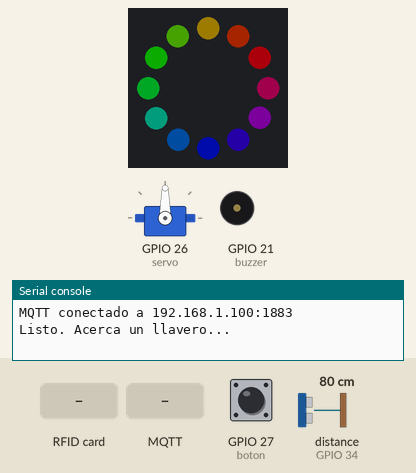
Recording of a program running on a simulated ESP32 board running MicroPython. On the bench: 12 RGB LEDs in a ring, first at the top, clockwise, servo, buzzer (waves = sounding), the last lines printed to the serial console. The inputs (shaded band) are chosen by the test bench; at power-on: GPIO 27 (boton) HIGH, distance to the obstacle (sensor on GPIO 34) 80 cm. The echo pulse lasts 58.3 µs per cm; dim RGB values are drawn brighter than linear; WiFi joins after 1.5 s; no MQTT or app messages arrive unless stated; the interpreter's speed is modelled, so counts of loop turns are approximate; servo angles are drawn from the pulse width (0.5 ms = 0°, 2.5 ms = 180°); library files of the repository ran but are not shown: mfrc522.py.

Above: at 6.4 s.
6.5 s: GPIO 27 (boton) pulled LOW for 0.15 s
At 8.2 s:
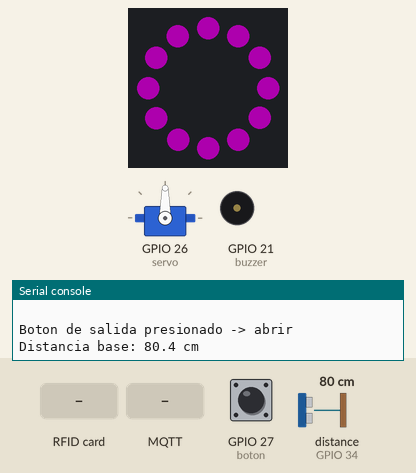
8.9 s: RFID card 5E 7A 19 C4 held to the reader
At 9.5 s:
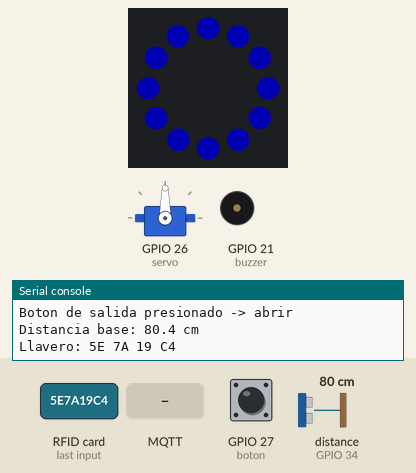
10.5 s: distance to the obstacle (sensor on GPIO 34) set to 2 cm
13.5 s: MQTT message "1" arrives on the first subscribed topic
16.5 s: GPIO 27 (boton) pulled LOW for 1 s
At 17.2 s:
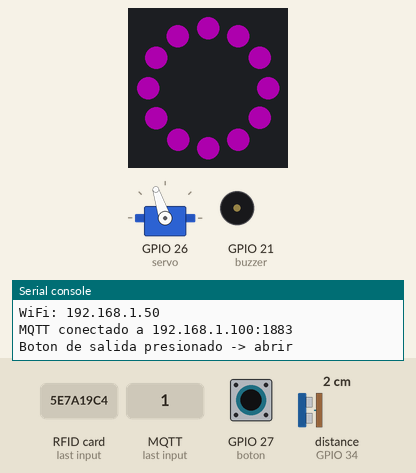
19.0 s: GPIO 27 (boton) pulsed LOW 2 times (0.12 s each, 0.3 s apart)
At 30.8 s:
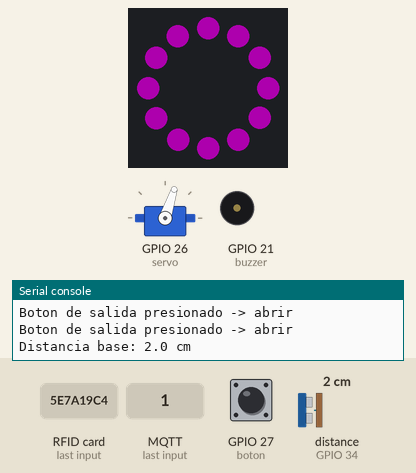
Timing chart, 0 to 31.7 s (numbered marks = the images above; inputs shaded):
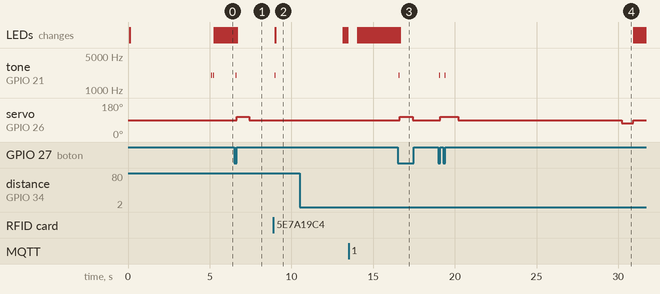

Measured:
- after the input at 6.5 s, tone on GPIO 21 (buzzer): silent → 2000 Hz after 0.08 s, → silent 0.06 s later; servo on GPIO 26 (servo): 90° → 108° after 0.14 s, → 90° 0.77 s later
- after the input at 8.9 s, tone on GPIO 21 (buzzer): silent → 2000 Hz after 0.08 s, → silent 0.03 s later; the LEDs: change after 0.11 s (image 2)
- after the input at 16.5 s, tone on GPIO 21 (buzzer): silent → 2000 Hz after 0.08 s, → silent 0.06 s later
- after the input at 19.0 s, tone on GPIO 21 (buzzer): alternates 2000 Hz for 0.06 s and silent for 0.27 s, 4 changes in all, then stays silent, starting after 0.05 s

The program:

main.py
```python
import network
import ujson
import neopixel
from machine import Pin, PWM, time_pulse_us
from time import sleep_ms, sleep_us, ticks_ms, ticks_diff
from mfrc522 import MFRC522
from umqtt.simple import MQTTClient   # si falta: import mip; mip.install("umqtt.simple")

# =============================================
# CONFIGURACION - CAMBIAR ESTOS VALORES
# =============================================
WIFI_SSID = "YOUR_WIFI_SSID"
WIFI_PASS = "YOUR_WIFI_PASSWORD"

# Broker MQTT (corre en la VM Debian / servidor FitConnect, en la misma LAN).
# OJO: la IP de la VM es por DHCP y puede cambiar al reiniciar el router/VM.
# Verificala en la VM con 'hostname -I' y actualizala aqui.
MQTT_BROKER = "192.168.1.100"
MQTT_PORT   = 1883
ID_SUCURSAL = 1                 # Central = 1

CLIENT_ID    = "esp32-sucursal-{}".format(ID_SUCURSAL)
TOPIC_NFC    = "fitconnect/{}/nfc".format(ID_SUCURSAL)       # publica UID
TOPIC_SENSOR = "fitconnect/{}/sensor".format(ID_SUCURSAL)    # publica datos de sensores
TOPIC_ACTUAR = "fitconnect/{}/actuador".format(ID_SUCURSAL)  # se suscribe (comandos/resultado)

UMBRAL_PRESENCIA_CM = 60        # a menos de esto, se considera "presencia"
NUM_LEDS = 12                   # <-- AJUSTA al numero de LEDs de tu anillo WS2812B (8/12/16/24)

# =============================================
# HARDWARE - PINES ESP32
# =============================================
# --- RC522 (NFC, SPI) ---
reader = MFRC522(sck=18, mosi=23, miso=19, rst=22, cs=5)

# --- HC-SR04 #1 (entrada) y #2 (salida) ---  Echo por divisor 5V->3.3V
trig1 = Pin(13, Pin.OUT); echo1 = Pin(34, Pin.IN)
trig2 = Pin(14, Pin.OUT); echo2 = Pin(35, Pin.IN)

# --- Pulsador (boton de salida manual) ---
boton = Pin(27, Pin.IN, Pin.PULL_UP)   # presionado = 0

# --- Servo MG95 de ROTACION CONTINUA (torniquete) --- 5V EXTERNO + GND comun
servo = PWM(Pin(26), freq=50)
SERVO_STOP  = 1500     # detenido
SERVO_ABRE  = 1700     # gira en un sentido (abrir)
SERVO_CIERRA = 1300    # gira en sentido contrario (cerrar)

# --- Anillo LED WS2812B (direccionable) --- DIN a GPIO25, alimentar a 5V
ring = neopixel.NeoPixel(Pin(25), NUM_LEDS)
VERDE = (0, 60, 0); ROJO = (60, 0, 0); AZUL = (0, 0, 60); NEGRO = (0, 0, 0)
MORADO = (50, 0, 50)   # salida por boton

# --- Buzzer PASIVO (necesita PWM para sonar; el pin solo en alto no hace ruido) ---
buzzer = PWM(Pin(21), freq=2000, duty_u16=0)

# =============================================
# HELPERS DE ACTUADORES
# =============================================
def ring_color(rgb):
    for i in range(NUM_LEDS):
        ring[i] = rgb
    ring.write()

# Estados del anillo:
#   "arcoiris" = en espera (animacion girando)
#   "azul"     = procesando (enviando el UID del RC522 al backend)
#   "fijo"     = verde/rojo (controlado por acceso_ok / denegado)
ring_modo = "arcoiris"
ring_hasta = 0            # ticks_ms para volver a arcoiris (0 = sin pendiente)
hue = 0
ult_arcoiris = 0

def _rueda(pos):
    # pos 0..255 -> color del arcoiris (atenuado a ~20% de brillo)
    pos &= 255
    if pos < 85:
        r, g, b = pos * 3, 255 - pos * 3, 0
    elif pos < 170:
        pos -= 85; r, g, b = 255 - pos * 3, 0, pos * 3
    else:
        pos -= 170; r, g, b = 0, pos * 3, 255 - pos * 3
    return (r // 5, g // 5, b // 5)

def paso_arcoiris():
    global hue, ult_arcoiris
    if ticks_diff(ticks_ms(), ult_arcoiris) < 40:   # velocidad del giro
        return
    ult_arcoiris = ticks_ms()
    for i in range(NUM_LEDS):
        ring[i] = _rueda(i * 256 // NUM_LEDS + hue)
    ring.write()
    hue = (hue + 4) & 255

def ring_arcoiris():
    global ring_modo, ring_hasta
    ring_modo = "arcoiris"; ring_hasta = 0

def ring_azul_proceso():
    global ring_modo, ring_hasta
    ring_color(AZUL); ring_modo = "azul"
    ring_hasta = ticks_ms() + 4000       # si no llega respuesta, vuelve a arcoiris

def ring_fijo(color, revert_ms=0):
    global ring_modo, ring_hasta
    ring_color(color); ring_modo = "fijo"
    ring_hasta = (ticks_ms() + revert_ms) if revert_ms else 0

def revisar_ring():
    if ring_modo == "arcoiris":
        paso_arcoiris()
    elif ring_hasta and ticks_diff(ticks_ms(), ring_hasta) >= 0:
        ring_arcoiris()

def beep(ms=80, veces=1, pausa=80, freq=2000):
    # Buzzer pasivo: se genera un tono con PWM. freq = tono (Hz).
    for i in range(veces):
        buzzer.freq(freq)
        buzzer.duty_u16(32768)   # 50% de duty = suena
        sleep_ms(ms)
        buzzer.duty_u16(0)       # silencio
        if i < veces - 1:
            sleep_ms(pausa)

def mover(pulso_us):
    servo.duty_u16(pulso_us * 65535 // 20000)

# --- Torniquete controlado por el ultrasonico (no bloqueante) ---
# Al abrir, el ultrasonico de esa entrada mide la distancia BASE (pasillo vacio,
# primer pulso). Cuando alguien entra al haz la distancia cambia; cuando vuelve a
# ser ~igual a la base, la persona ya termino de pasar y ENTONCES se cierra.
EST_IDLE, EST_ABRIENDO, EST_ABIERTO, EST_CERRANDO = 0, 1, 2, 3
serv_estado = EST_IDLE
serv_t = 0
abierto_desde = 0
GIRO_MS = 700           # cuanto gira el servo para abrir/cerrar
MAX_OPEN_MS = 10000     # cierre de seguridad si nadie termina de pasar
TOL_CM = 8              # "casi igual" a la distancia base
CAMBIO_CM = 15          # cuanto debe cambiar para contar como persona en el haz

paso_trig = None
paso_echo = None
paso_tipo = None
d_base = None           # distancia del primer pulso (pasillo vacio)
cambio_detectado = False
ult_med_paso = 0

def abrir_torniquete(evento=None, sensor_cierre=None):
    # evento: etiqueta que se guarda en el backend ("ultrasonico_entrada"/"..._salida").
    # sensor_cierre: que ultrasonico vigila el paso para cerrar -> "entrada" (13/34) o "salida" (14/35).
    #   Al ENTRAR se cierra tras el sensor de SALIDA; al SALIR tras el de ENTRADA.
    global serv_estado, serv_t, paso_trig, paso_echo, paso_tipo, d_base, cambio_detectado
    mover(SERVO_ABRE); serv_estado = EST_ABRIENDO; serv_t = ticks_ms()
    d_base = None; cambio_detectado = False
    if evento:
        paso_tipo = evento
        paso_trig, paso_echo = (trig1, echo1) if sensor_cierre == "entrada" else (trig2, echo2)
    else:
        paso_tipo = None    # comando manual: cierra por tiempo de seguridad

def revisar_servo():
    global serv_estado, serv_t, abierto_desde, d_base, cambio_detectado, ult_med_paso
    if serv_estado == EST_IDLE:
        return

    if serv_estado == EST_ABRIENDO:
        if ticks_diff(ticks_ms(), serv_t) >= GIRO_MS:
            mover(SERVO_STOP); serv_estado = EST_ABIERTO; abierto_desde = ticks_ms()
        return

    if serv_estado == EST_ABIERTO:
        cerrar = ticks_diff(ticks_ms(), abierto_desde) >= MAX_OPEN_MS   # seguridad
        if not cerrar and paso_tipo and ticks_diff(ticks_ms(), ult_med_paso) >= 120:
            ult_med_paso = ticks_ms()
            d = medir_cm(paso_trig, paso_echo)
            if d > 0:
                if d_base is None:
                    d_base = d                        # primer pulso = distancia base
                    print("Distancia base: %.1f cm" % d_base)
                elif not cambio_detectado:
                    if abs(d - d_base) > CAMBIO_CM:    # alguien entro al haz
                        cambio_detectado = True
                        pub(TOPIC_SENSOR, {"tipo": paso_tipo, "valor": round(d, 1)})
                        print("Persona pasando (%s): %.1f cm (base %.1f)" % (paso_tipo, d, d_base))
                elif abs(d - d_base) <= TOL_CM:        # volvio a la base -> ya termino de pasar
                    cerrar = True
                    print("Persona termino de pasar -> cerrar")
        if cerrar:
            mover(SERVO_CIERRA); serv_estado = EST_CERRANDO; serv_t = ticks_ms()
        return

    if serv_estado == EST_CERRANDO:
        if ticks_diff(ticks_ms(), serv_t) >= GIRO_MS:
            mover(SERVO_STOP); serv_estado = EST_IDLE
            ring_arcoiris()      # volver a la animacion de espera al cerrar

def acceso_ok():
    ring_fijo(VERDE)         # verde fijo mientras el torniquete esta abierto
    beep(70, 2, 70, freq=2500)   # dos pitidos AGUDOS = ACCESO PERMITIDO
    abrir_torniquete("ultrasonico_entrada", "salida")   # entra: cierra tras pasar el sensor de SALIDA

def acceso_denegado():
    ring_fijo(ROJO, 3000)    # rojo 3s y vuelve a la animacion de espera
    beep(600, 1, freq=400)   # un tono GRAVE largo = ACCESO DENEGADO

# =============================================
# HC-SR04
# =============================================
def medir_cm(trig, echo):
    trig.value(0); sleep_us(2)
    trig.value(1); sleep_us(10); trig.value(0)
    try:
        dur = time_pulse_us(echo, 1, 30000)   # timeout 30 ms (~5 m)
    except OSError:
        return -1
    return -1 if dur < 0 else dur / 58.0

# =============================================
# WIFI + MQTT
# =============================================
wlan = None
mqtt = None

def conectar_wifi():
    global wlan
    wlan = network.WLAN(network.STA_IF)
    # Reinicia la interfaz para evitar "Wifi Internal State Error" tras soft-reboot
    wlan.active(False); sleep_ms(150)
    wlan.active(True);  sleep_ms(200)
    if wlan.isconnected():
        print("WiFi:", wlan.ifconfig()[0]); return wlan
    print("Conectando WiFi:", WIFI_SSID)
    try:
        wlan.disconnect()
    except Exception:
        pass
    try:
        wlan.connect(WIFI_SSID, WIFI_PASS)
    except OSError as e:
        print("WiFi ocupado, reiniciando interfaz:", e)
        wlan.active(False); sleep_ms(400); wlan.active(True); sleep_ms(300)
        wlan.connect(WIFI_SSID, WIFI_PASS)
    n = 0
    while not wlan.isconnected() and n < 30:
        sleep_ms(500); n += 1
    print("WiFi:", wlan.ifconfig()[0] if wlan.isconnected() else "SIN CONEXION")
    return wlan

def on_actuador(topic, msg):
    # Respuesta de acceso del backend, o comando manual desde el dashboard.
    try:
        d = ujson.loads(msg)
    except Exception:
        return
    accion = d.get("accion")
    if accion == "acceso":
        if d.get("estado") == "ok":
            print("  [MQTT] Acceso PERMITIDO"); acceso_ok()
        else:
            print("  [MQTT] Acceso DENEGADO"); acceso_denegado()
    elif accion == "comando":
        act, est = d.get("actuador"), d.get("estado")
        print("  [MQTT] Comando dashboard:", act, est)
        if act == "buzzer":
            beep(150, 1)
        elif act == "servo":
            abrir_torniquete()
        elif act == "led_verde":
            ring_fijo(VERDE, 3000) if est == "on" else ring_arcoiris()
        elif act == "led_rojo":
            ring_fijo(ROJO, 3000) if est == "on" else ring_arcoiris()

def conectar_mqtt():
    global mqtt
    mqtt = MQTTClient(CLIENT_ID, MQTT_BROKER, port=MQTT_PORT, keepalive=60)
    mqtt.set_callback(on_actuador)
    mqtt.connect()
    mqtt.subscribe(TOPIC_ACTUAR)
    print("MQTT conectado a {}:{}".format(MQTT_BROKER, MQTT_PORT))

def pub(topic, obj):
    try:
        mqtt.publish(topic, ujson.dumps(obj)); return True
    except Exception as e:
        print("Error MQTT publish:", e); return False

# =============================================
# LOOP PRINCIPAL
# =============================================
def main():
    print("\n=== FitConnect - Kiosko ESP32 (NFC + 2x Ultrasonico + Boton / Servo continuo + Anillo WS2812B + Buzzer) ===")
    print("Sucursal ID:", ID_SUCURSAL)
    mover(SERVO_STOP); ring_arcoiris()

    if not conectar_wifi().isconnected():
        print("Sin WiFi. Reinicia."); ring_color(ROJO); beep(200, 3, 120); return
    conectar_mqtt()
    beep(60, 2, 60)          # dos pitidos = sistema listo
    print("Listo. Acerca un llavero...\n")

    ultimo_uid, ultimo_uid_t = "", 0
    boton_prev = 1
    ult_ping = ticks_ms()

    while True:
        # 1) Comandos entrantes (actuadores)
        try:
            mqtt.check_msg()
            # Ping periodico para que el broker no cierre la conexion estando inactiva
            if ticks_diff(ticks_ms(), ult_ping) > 20000:
                ult_ping = ticks_ms(); mqtt.ping()
        except Exception as e:
            print("MQTT caido, reconectando...", e)
            try:
                conectar_wifi(); conectar_mqtt(); ult_ping = ticks_ms()
            except Exception:
                sleep_ms(2000)

        # 2) Estados no bloqueantes: servo (con deteccion de paso) y anillo
        revisar_servo()
        revisar_ring()

        # 3) NFC
        stat, _ = reader.request(reader.REQIDL)
        if stat == reader.OK:
            stat, raw = reader.anticoll()
            if stat == reader.OK:
                uid = "{:02X} {:02X} {:02X} {:02X}".format(raw[0], raw[1], raw[2], raw[3])
                if not (uid == ultimo_uid and ticks_diff(ticks_ms(), ultimo_uid_t) < 5000):
                    ultimo_uid, ultimo_uid_t = uid, ticks_ms()
                    print("Llavero:", uid); beep(30, 1)   # tick corto = llavero leido
                    ring_azul_proceso()            # AZUL = enviando el UID al backend
                    pub(TOPIC_NFC, {"uid": uid})   # el backend responde por TOPIC_ACTUAR

        # 4) Pulsador (boton de salida manual): flanco de presion.
        #    Abre el servo y activa la ventana del ultrasonico de SALIDA.
        b = boton.value()
        if b == 0 and boton_prev == 1:
            print("Boton de salida presionado -> abrir")
            pub(TOPIC_SENSOR, {"tipo": "boton", "valor": 1})
            beep(60, 1); ring_fijo(MORADO); abrir_torniquete("ultrasonico_salida", "entrada")   # sale: cierra tras pasar el sensor de ENTRADA
        boton_prev = b

        sleep_ms(60)


print("Iniciando en 3s... (pulsa Ctrl-C ahora si quieres subir codigo)")
sleep_ms(3000)
try:
    main()
except KeyboardInterrupt:
    print("Detenido por el usuario")
finally:
    # Dejar todo en reposo al parar el codigo
    ring_color(NEGRO)        # apagar el anillo LED
    buzzer.duty_u16(0)       # silenciar el buzzer
    servo.duty_u16(0)        # soltar el servo
```
